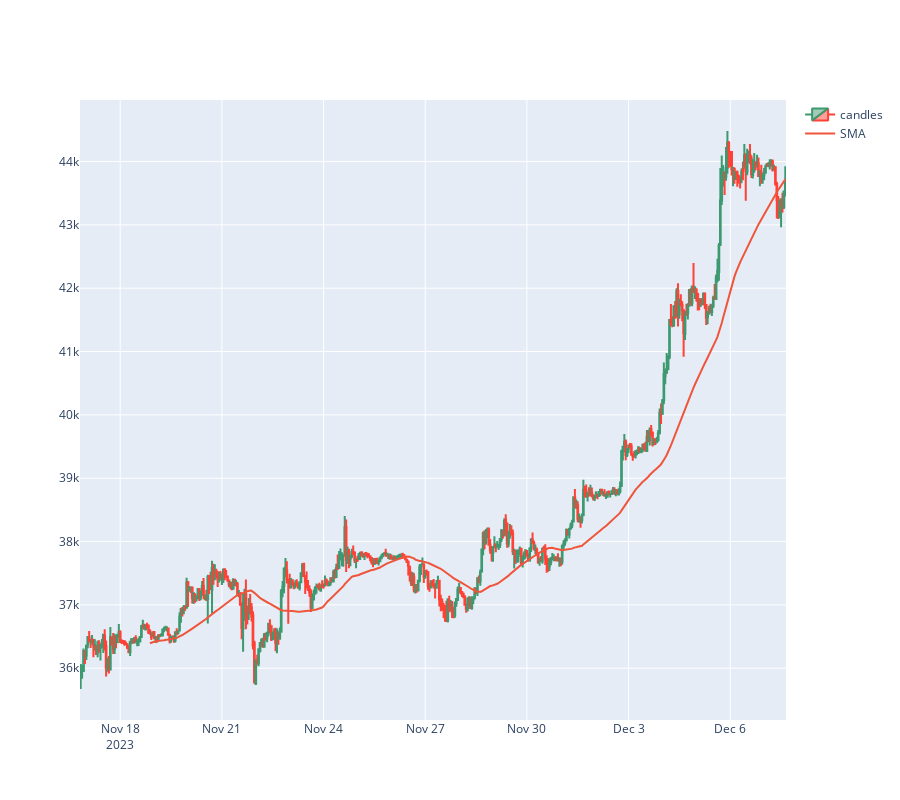

The code cell stored with this chart in its notebook:
### Code cell
fig = go.Figure(
    data=[
        go.Candlestick(
            x=pd.to_datetime(timestamp, unit="ms"),
            open=open,
            high=high,
            low=low,
            close=close,
            name="candles",
        ),
        go.Scatter(
            x=pd.to_datetime(timestamp, unit="ms"),
            y=sma,
            name="SMA",
        ),
    ]
)
fig.update_layout(height=800, xaxis_rangeslider_visible=False)
fig.show()

### Figure 1 — Plotly figure (JSON) as saved in the notebook; plotly's stock layout.template omitted (floating-point values rounded to 4 significant figures; data arrays with more than 128 entries replaced by an {"elided": "..."} marker saying what was removed)
{"data": [{"close": {"elided": "500 float values"}, "high": {"elided": "500 float values"}, "low": {"elided": "500 float values"}, "name": "candles", "open": {"elided": "500 float values"}, "type": "candlestick", "x": {"elided": "500 str values"}}, {"name": "SMA", "type": "scatter", "x": {"elided": "500 str values"}, "y": {"elided": "500 float values"}}], "layout": {"height": 800, "xaxis": {"rangeslider": {"visible": false}}}}
